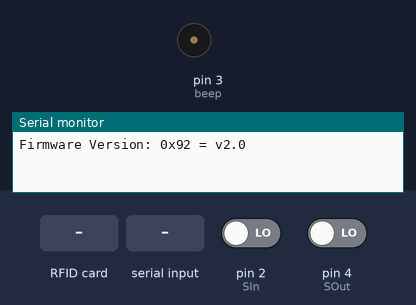
Bench run of a sketch on a simulated Arduino Uno, built with avr-gcc and run on an emulated ATmega328P. Parts: buzzer (waves = sounding, pin HIGH), the last lines printed to the serial monitor. Inputs (shaded band) come from the test bench; at power-on: pin 2 (SIn) LOW, pin 4 (SOut) LOW. Pins used as bus, display or sensor lines are not drawn.

Above: at 1.2 s.
1.3 s: RFID card 5E 7A 19 C4 held to the reader
At 2.5 s:
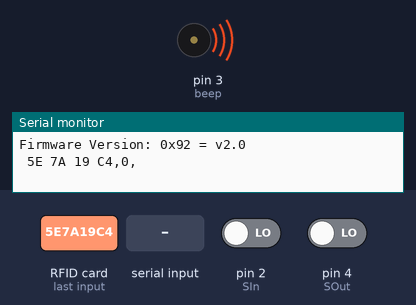
4.1 s: ">Open\n" received over Serial
Timing chart, 0 to 7.1 s (numbered marks = the images above; inputs shaded):
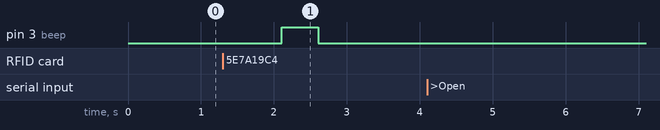

The sketch:

nfc-signin.ino
```cpp
/**********************************
 * 连线方式：
 * -----------------------------------------------------------------------------------------
 *             MFRC522      Arduino       Arduino   Arduino    Arduino          Arduino
 *             Reader/PCD   Uno/101       Mega      Nano v3    Leonardo/Micro   Pro Micro
 * Signal      Pin          Pin           Pin       Pin        Pin              Pin
 * -----------------------------------------------------------------------------------------
 * RST/Reset   RST          9             5         D9         RESET/ICSP-5     RST
 * SPI SS      SDA(SS)      10            53        D10        10               10
 * SPI MOSI    MOSI         11 / ICSP-4   51        D11        ICSP-4           16
 * SPI MISO    MISO         12 / ICSP-1   50        D12        ICSP-1           14
 * SPI SCK     SCK          13 / ICSP-3   52        D13        ICSP-3           15
 */

#include <MFRC522.h>
#include <SPI.h>
//#include <stdio.h>
#define RST_Pin 9  // NFC模块上RST引脚
#define SDA_Pin 10 // NFC模块上SDA引脚
#define beep 3	   // 蜂鸣器
#define SIn 2	   // 进入的按钮
#define SOut 4	   // 出去的按钮
#define DIn 5	   // 进去的灯
#define DOut 6	   // 出去的灯
byte IOStat;
MFRC522 mfrc522(SDA_Pin, RST_Pin); // new一个MFRC522的实例mfrc522
MFRC522::MIFARE_Key key;		   // 卡中的内容，作为缓存（？）
static byte Data[16];			   //数据

void setup()
{
	Serial.begin(115200);
	pinMode(beep, OUTPUT);
	while (!Serial)
		; // 如果没有打开串口就什么都不做(基于ATMEGA32U4 arduino添加)

	//serial.println("boot up");
	SPI.begin();					   // 初始化spi总线
	mfrc522.PCD_Init();				   // 初始化MFRC522卡实例
	delay(4);						   // 可选的延迟。一些开发板初始化后需要更多的时间做好准备，见Readme
	mfrc522.PCD_DumpVersionToSerial(); // 显示细节PCD-MFRC522读卡器的细节

	// 准备键(两个用作键A和键B)
	// 用FFFFFFFFFFFFh，这是从工厂交货的芯片默认的
	for (byte i = 0; i < 6; i++)
	{
		key.keyByte[i] = 0xFF;
	}

	//Serial.println(F("扫描MIFARE Classic PICC演示读和写。"));
	//Serial.print(F("使用键(为A和B):"));
	//dump_byte_array(key.keyByte, MFRC522::MF_KEY_SIZE);
	Serial.println();

	digitalWrite(DOut, 1);
}

#pragma region NFC
void NfcStart()
{
	analogWrite(beep, 255);
	delay(100);
	analogWrite(beep, 0);
}

void NfcEnd()
{
	analogWrite(beep, 192);
	delay(1000);
	analogWrite(beep, 0);
}

void NfcStop()
{
	analogWrite(beep, 255);
	delay(500);
	analogWrite(beep, 0);
}

void NfcWait()
{
	digitalWrite(beep, HIGH);
	delay(50);
	digitalWrite(beep, LOW);
	delay(50);
	digitalWrite(beep, HIGH);
	delay(50);
	digitalWrite(beep, LOW);
	delay(50);
	digitalWrite(beep, HIGH);
	delay(50);
	digitalWrite(beep, LOW);
}
#pragma endregion

void loop()
{
	if (digitalRead(SIn) == HIGH)
	{
		digitalWrite(DOut, 0);
		digitalWrite(DIn, 1);
		IOStat = 1;
	}
	if (digitalRead(SOut) == HIGH)
	{
		digitalWrite(DIn, 0);
		digitalWrite(DOut, 1);
		IOStat = 0;
	}

	NFCBatch();
	String Coming = Serial.readStringUntil("\n");
	if (Coming.startsWith(">Open"))
	{
		Serial.println(">>Open the door");
	}
}

void NFCBatch()
{
	// 如果没有新卡出现在传感器或读卡器就重置循环。这可以节省空闲时整个过程。
	/*for (Serial.print("searching for card..."); !mfrc522.PICC_IsNewCardPresent(); Serial.print("."))
	{
		delay(500);
	}*/
	//NfcWait();

	//Serial.print("searching for card...");

	while (!mfrc522.PICC_IsNewCardPresent())
		return;
	//Serial.println();

	//NfcStart();

	// 选择一个卡
	if (!mfrc522.PICC_ReadCardSerial())
	{
		return;
	}
	// Check for compatibility
	MFRC522::PICC_Type piccType = mfrc522.PICC_GetType(mfrc522.uid.sak);
	if (piccType != MFRC522::PICC_TYPE_MIFARE_MINI && piccType != MFRC522::PICC_TYPE_MIFARE_1K && piccType != MFRC522::PICC_TYPE_MIFARE_4K)
	{
		//Serial.println(F("This sample only works with MIFARE Classic cards."));
		//return;
	}

	//Serial.println("please select: ");
	//Serial.println("1: AutoRead: print all data in the PICC");
	//Serial.println("2: Detail: echo the details of the PICC");
	//Serial.println("3: Read: print data in selected block");
	for (int i = 0; i < 16; i++)
	{
		Data[i] = i;
	}
	/*Data[] = {
		0x01, 0x02, 0x03, 0x04, //  1,  2,   3,  4,
		0x05, 0x06, 0x07, 0x08, //  5,  6,   7,  8,
		0x09, 0x0a, 0xfe, 0x0b, //  9, 10, 254, 11,
		0x0c, 0x0d, 0x0e, 0x0f	// 12, 13, 14, 15
	};*/
	//for (; !Serial.available() > 0;)
	//	;

	//ReadDebugInfo();
	/*
	for (;;)
	{
		if (Serial.available()>0)
		{
			AutoReadCard();
			break;
		}
		if (digitalRead(2) == HIGH)
		{
			Serial.println("high");
			ReadCard();
			break;
		}


	}*/

	//char cmd = Serial.read();
	int cmd = 4;
	//delay(500);
	//Serial.print("your cmd is ");
	//Serial.println(cmd);
	//NfcStart();
	switch (cmd)
	{
	case 1:
		ReadDebugInfo();
		break;
	case 2:
		Detail();
		break;
	case 3:
		ReadCard();
		break;
	case 4:
		SendInfo();
		break;
	default:
		break;
	}
	NfcStop();
}

void SendInfo()
{
	/*
	{
		"Status":"0",
		"UID":"2C 9C 0F 32",
		"IO":"0"
	}
	*/

	/*
	Serial.print("{\"Status\":\"0\",\"UID\":\"");
	dump_byte_array(mfrc522.uid.uidByte, mfrc522.uid.size);
	Serial.print("\", \"IO\":\"");
	Serial.print(IOStat);
	Serial.println("\"}");
	*/

	// AABB,1,
	dump_byte_array(mfrc522.uid.uidByte, mfrc522.uid.size);
	Serial.print(",");
	Serial.print(IOStat);
	Serial.println(",");
}

void WriteCard(byte Block)
{

	MFRC522::StatusCode status;
	Serial.print(F("Writing data into block "));
	Serial.print(Block);
	Serial.println(F(" ..."));
	dump_byte_array(Data, 16);
	Serial.println();
	status = (MFRC522::StatusCode)mfrc522.MIFARE_Write(Block, Data, 16);
	if (status != MFRC522::STATUS_OK)
	{
		Serial.print(F("MIFARE_Write() failed: "));
		Serial.println(mfrc522.GetStatusCodeName(status));
	}
	Serial.println();
}

String ReadDebugInfo()
{
	// 转储卡片的调试信息。PICC_HaltA()是自动调用的
	mfrc522.PICC_DumpToSerial(&(mfrc522.uid));
}

void Detail()
{
	// 展示PICC的一些细节(即:标签/卡)
	Serial.print(F("Card UID:"));
	dump_byte_array(mfrc522.uid.uidByte, mfrc522.uid.size);
	Serial.println();
	Serial.print(F("PICC type: "));
	MFRC522::PICC_Type piccType = mfrc522.PICC_GetType(mfrc522.uid.sak);
	Serial.println(mfrc522.PICC_GetTypeName(piccType));
}

void ReadCard()
{
	Serial.println("please insert block (from 0 to 63) >");
	for (; !Serial.available();)
		;
	//char BlockAddr = Serial.read();
	//Serial.parseInt();
	byte BlockAddr = 4;
	MFRC522::StatusCode status;
	byte buffer[18];
	byte size = sizeof(buffer);

	// Read data from the block
	Serial.print(F("Reading data from block "));
	Serial.print(BlockAddr);
	Serial.println(F(" ..."));
	status = (MFRC522::StatusCode)mfrc522.MIFARE_Read(BlockAddr, buffer, &size);
	if (status != MFRC522::STATUS_OK)
	{
		Serial.print(F("MIFARE_Read() failed: "));
		Serial.println(mfrc522.GetStatusCodeName(status));
	}
	Serial.print(F("Data in block "));
	Serial.print(BlockAddr);
	Serial.println(F(":"));
	dump_byte_array(buffer, 16);
	Serial.println();
	Serial.println();
}


void dump_byte_array(byte *buffer, byte bufferSize)
{
	for (byte i = 0; i < bufferSize; i++)
	{
		Serial.print(buffer[i] < 0x10 ? " 0" : " ");
		Serial.print(buffer[i], HEX);
	}
}
```

Measured:
- after the input at 1.3 s, pin 3 (beep): LOW → HIGH after 0.81 s, → LOW 0.50 s later
